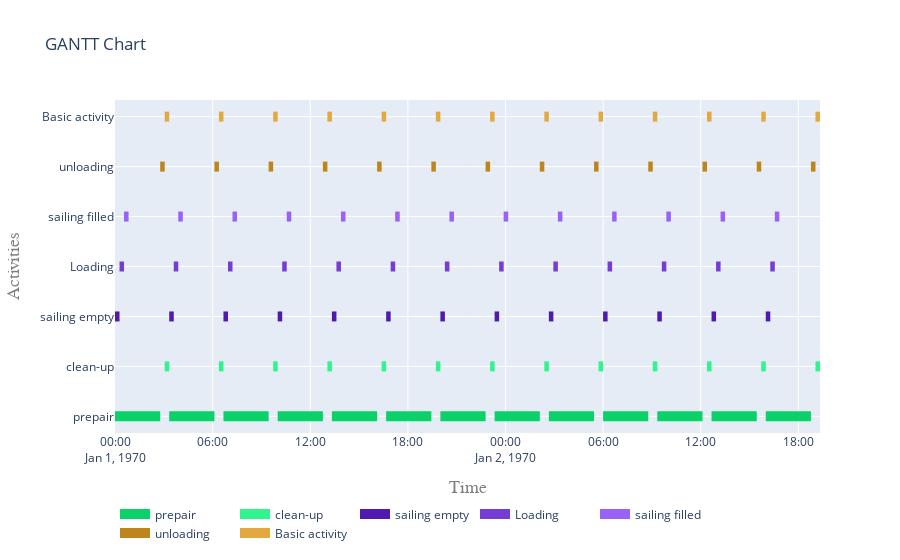

Source (notebook cell):
### Markdown cell above
Note the cleanup and pre-pair activities before and after the unloading activity.

### Code cell
plot.get_gantt_chart([*sub_processes_helper, *sub_processes_main])

### Figure 1 — Plotly figure (JSON) as saved in the notebook; plotly's stock layout.template omitted (floating-point values rounded to 4 significant figures)
{"data": [{"connectgaps": false, "hoverinfo": "y+name", "line": {"color": "rgb(10,209,104)", "width": 10}, "mode": "lines", "name": "prepair", "type": "scatter", "x": ["1970-01-01T00:00:00", "1970-01-01T00:00:00", "1970-01-01T02:46:40", "1970-01-01T02:46:40", "1970-01-01T02:46:40", "1970-01-01T03:20:00", "1970-01-01T03:20:00", "1970-01-01T06:06:40", "1970-01-01T06:06:40", "1970-01-01T06:06:40", "1970-01-01T06:40:00", "1970-01-01T06:40:00", "1970-01-01T09:26:40", "1970-01-01T09:26:40", "1970-01-01T09:26:40", "1970-01-01T10:00:00", "1970-01-01T10:00:00", "1970-01-01T12:46:40", "1970-01-01T12:46:40", "1970-01-01T12:46:40", "1970-01-01T13:20:00", "1970-01-01T13:20:00", "1970-01-01T16:06:40", "1970-01-01T16:06:40", "1970-01-01T16:06:40", "1970-01-01T16:40:00", "1970-01-01T16:40:00", "1970-01-01T19:26:40", "1970-01-01T19:26:40", "1970-01-01T19:26:40", "1970-01-01T20:00:00", "1970-01-01T20:00:00", "1970-01-01T22:46:40", "1970-01-01T22:46:40", "1970-01-01T22:46:40", "1970-01-01T23:20:00", "1970-01-01T23:20:00", "1970-01-02T02:06:40", "1970-01-02T02:06:40", "1970-01-02T02:06:40", "1970-01-02T02:40:00", "1970-01-02T02:40:00", "1970-01-02T05:26:40", "1970-01-02T05:26:40", "1970-01-02T05:26:40", "1970-01-02T06:00:00", "1970-01-02T06:00:00", "1970-01-02T08:46:40", "1970-01-02T08:46:40", "1970-01-02T08:46:40", "1970-01-02T09:20:00", "1970-01-02T09:20:00", "1970-01-02T12:06:40", "1970-01-02T12:06:40", "1970-01-02T12:06:40", "1970-01-02T12:40:00", "1970-01-02T12:40:00", "1970-01-02T15:26:40", "1970-01-02T15:26:40", "1970-01-02T15:26:40", "1970-01-02T16:00:00", "1970-01-02T16:00:00", "1970-01-02T18:46:40", "1970-01-02T18:46:40", "1970-01-02T18:46:40"], "y": ["prepair", "prepair", "prepair", "prepair", null, "prepair", "prepair", "prepair", "prepair", null, "prepair", "prepair", "prepair", "prepair", null, "prepair", "prepair", "prepair", "prepair", null, "prepair", "prepair", "prepair", "prepair", null, "prepair", "prepair", "prepair", "prepair", null, "prepair", "prepair", "prepair", "prepair", null, "prepair", "prepair", "prepair", "prepair", null, "prepair", "prepair", "prepair", "prepair", null, "prepair", "prepair", "prepair", "prepair", null, "prepair", "prepair", "prepair", "prepair", null, "prepair", "prepair", "prepair", "prepair", null, "prepair", "prepair", "prepair", "prepair", null]}, {"connectgaps": false, "hoverinfo": "y+name", "line": {"color": "rgb(46,245,140)", "width": 10}, "mode": "lines", "name": "clean-up", "type": "scatter", "x": ["1970-01-01T03:03:20", "1970-01-01T03:03:20", "1970-01-01T03:20:00", "1970-01-01T03:20:00", "1970-01-01T03:20:00", "1970-01-01T06:23:20", "1970-01-01T06:23:20", "1970-01-01T06:40:00", "1970-01-01T06:40:00", "1970-01-01T06:40:00", "1970-01-01T09:43:20", "1970-01-01T09:43:20", "1970-01-01T10:00:00", "1970-01-01T10:00:00", "1970-01-01T10:00:00", "1970-01-01T13:03:20", "1970-01-01T13:03:20", "1970-01-01T13:20:00", "1970-01-01T13:20:00", "1970-01-01T13:20:00", "1970-01-01T16:23:20", "1970-01-01T16:23:20", "1970-01-01T16:40:00", "1970-01-01T16:40:00", "1970-01-01T16:40:00", "1970-01-01T19:43:20", "1970-01-01T19:43:20", "1970-01-01T20:00:00", "1970-01-01T20:00:00", "1970-01-01T20:00:00", "1970-01-01T23:03:20", "1970-01-01T23:03:20", "1970-01-01T23:20:00", "1970-01-01T23:20:00", "1970-01-01T23:20:00", "1970-01-02T02:23:20", "1970-01-02T02:23:20", "1970-01-02T02:40:00", "1970-01-02T02:40:00", "1970-01-02T02:40:00", "1970-01-02T05:43:20", "1970-01-02T05:43:20", "1970-01-02T06:00:00", "1970-01-02T06:00:00", "1970-01-02T06:00:00", "1970-01-02T09:03:20", "1970-01-02T09:03:20", "1970-01-02T09:20:00", "1970-01-02T09:20:00", "1970-01-02T09:20:00", "1970-01-02T12:23:20", "1970-01-02T12:23:20", "1970-01-02T12:40:00", "1970-01-02T12:40:00", "1970-01-02T12:40:00", "1970-01-02T15:43:20", "1970-01-02T15:43:20", "1970-01-02T16:00:00", "1970-01-02T16:00:00", "1970-01-02T16:00:00", "1970-01-02T19:03:20", "1970-01-02T19:03:20", "1970-01-02T19:20:00", "1970-01-02T19:20:00", "1970-01-02T19:20:00"], "y": ["clean-up", "clean-up", "clean-up", "clean-up", null, "clean-up", "clean-up", "clean-up", "clean-up", null, "clean-up", "clean-up", "clean-up", "clean-up", null, "clean-up", "clean-up", "clean-up", "clean-up", null, "clean-up", "clean-up", "clean-up", "clean-up", null, "clean-up", "clean-up", "clean-up", "clean-up", null, "clean-up", "clean-up", "clean-up", "clean-up", null, "clean-up", "clean-up", "clean-up", "clean-up", null, "clean-up", "clean-up", "clean-up", "clean-up", null, "clean-up", "clean-up", "clean-up", "clean-up", null, "clean-up", "clean-up", "clean-up", "clean-up", null, "clean-up", "clean-up", "clean-up", "clean-up", null, "clean-up", "clean-up", "clean-up", "clean-up", null]}, {"connectgaps": false, "hoverinfo": "y+name", "line": {"color": "rgb(82,25,176)", "width": 10}, "mode": "lines", "name": "sailing empty", "type": "scatter", "x": ["1970-01-01T00:00:00", "1970-01-01T00:00:00", "1970-01-01T00:16:40", "1970-01-01T00:16:40", "1970-01-01T00:16:40", "1970-01-01T03:20:00", "1970-01-01T03:20:00", "1970-01-01T03:36:40", "1970-01-01T03:36:40", "1970-01-01T03:36:40", "1970-01-01T06:40:00", "1970-01-01T06:40:00", "1970-01-01T06:56:40", "1970-01-01T06:56:40", "1970-01-01T06:56:40", "1970-01-01T10:00:00", "1970-01-01T10:00:00", "1970-01-01T10:16:40", "1970-01-01T10:16:40", "1970-01-01T10:16:40", "1970-01-01T13:20:00", "1970-01-01T13:20:00", "1970-01-01T13:36:40", "1970-01-01T13:36:40", "1970-01-01T13:36:40", "1970-01-01T16:40:00", "1970-01-01T16:40:00", "1970-01-01T16:56:40", "1970-01-01T16:56:40", "1970-01-01T16:56:40", "1970-01-01T20:00:00", "1970-01-01T20:00:00", "1970-01-01T20:16:40", "1970-01-01T20:16:40", "1970-01-01T20:16:40", "1970-01-01T23:20:00", "1970-01-01T23:20:00", "1970-01-01T23:36:40", "1970-01-01T23:36:40", "1970-01-01T23:36:40", "1970-01-02T02:40:00", "1970-01-02T02:40:00", "1970-01-02T02:56:40", "1970-01-02T02:56:40", "1970-01-02T02:56:40", "1970-01-02T06:00:00", "1970-01-02T06:00:00", "1970-01-02T06:16:40", "1970-01-02T06:16:40", "1970-01-02T06:16:40", "1970-01-02T09:20:00", "1970-01-02T09:20:00", "1970-01-02T09:36:40", "1970-01-02T09:36:40", "1970-01-02T09:36:40", "1970-01-02T12:40:00", "1970-01-02T12:40:00", "1970-01-02T12:56:40", "1970-01-02T12:56:40", "1970-01-02T12:56:40", "1970-01-02T16:00:00", "1970-01-02T16:00:00", "1970-01-02T16:16:40", "1970-01-02T16:16:40", "1970-01-02T16:16:40"], "y": ["sailing empty", "sailing empty", "sailing empty", "sailing empty", null, "sailing empty", "sailing empty", "sailing empty", "sailing empty", null, "sailing empty", "sailing empty", "sailing empty", "sailing empty", null, "sailing empty", "sailing empty", "sailing empty", "sailing empty", null, "sailing empty", "sailing empty", "sailing empty", "sailing empty", null, "sailing empty", "sailing empty", "sailing empty", "sailing empty", null, "sailing empty", "sailing empty", "sailing empty", "sailing empty", null, "sailing empty", "sailing empty", "sailing empty", "sailing empty", null, "sailing empty", "sailing empty", "sailing empty", "sailing empty", null, "sailing empty", "sailing empty", "sailing empty", "sailing empty", null, "sailing empty", "sailing empty", "sailing empty", "sailing empty", null, "sailing empty", "sailing empty", "sailing empty", "sailing empty", null, "sailing empty", "sailing empty", "sailing empty", "sailing empty", null]}, {"connectgaps": false, "hoverinfo": "y+name", "line": {"color": "rgb(118,61,212)", "width": 10}, "mode": "lines", "name": "Loading", "type": "scatter", "x": ["1970-01-01T00:16:40", "1970-01-01T00:16:40", "1970-01-01T00:33:20", "1970-01-01T00:33:20", "1970-01-01T00:33:20", "1970-01-01T03:36:40", "1970-01-01T03:36:40", "1970-01-01T03:53:20", "1970-01-01T03:53:20", "1970-01-01T03:53:20", "1970-01-01T06:56:40", "1970-01-01T06:56:40", "1970-01-01T07:13:20", "1970-01-01T07:13:20", "1970-01-01T07:13:20", "1970-01-01T10:16:40", "1970-01-01T10:16:40", "1970-01-01T10:33:20", "1970-01-01T10:33:20", "1970-01-01T10:33:20", "1970-01-01T13:36:40", "1970-01-01T13:36:40", "1970-01-01T13:53:20", "1970-01-01T13:53:20", "1970-01-01T13:53:20", "1970-01-01T16:56:40", "1970-01-01T16:56:40", "1970-01-01T17:13:20", "1970-01-01T17:13:20", "1970-01-01T17:13:20", "1970-01-01T20:16:40", "1970-01-01T20:16:40", "1970-01-01T20:33:20", "1970-01-01T20:33:20", "1970-01-01T20:33:20", "1970-01-01T23:36:40", "1970-01-01T23:36:40", "1970-01-01T23:53:20", "1970-01-01T23:53:20", "1970-01-01T23:53:20", "1970-01-02T02:56:40", "1970-01-02T02:56:40", "1970-01-02T03:13:20", "1970-01-02T03:13:20", "1970-01-02T03:13:20", "1970-01-02T06:16:40", "1970-01-02T06:16:40", "1970-01-02T06:33:20", "1970-01-02T06:33:20", "1970-01-02T06:33:20", "1970-01-02T09:36:40", "1970-01-02T09:36:40", "1970-01-02T09:53:20", "1970-01-02T09:53:20", "1970-01-02T09:53:20", "1970-01-02T12:56:40", "1970-01-02T12:56:40", "1970-01-02T13:13:20", "1970-01-02T13:13:20", "1970-01-02T13:13:20", "1970-01-02T16:16:40", "1970-01-02T16:16:40", "1970-01-02T16:33:20", "1970-01-02T16:33:20", "1970-01-02T16:33:20"], "y": ["Loading", "Loading", "Loading", "Loading", null, "Loading", "Loading", "Loading", "Loading", null, "Loading", "Loading", "Loading", "Loading", null, "Loading", "Loading", "Loading", "Loading", null, "Loading", "Loading", "Loading", "Loading", null, "Loading", "Loading", "Loading", "Loading", null, "Loading", "Loading", "Loading", "Loading", null, "Loading", "Loading", "Loading", "Loading", null, "Loading", "Loading", "Loading", "Loading", null, "Loading", "Loading", "Loading", "Loading", null, "Loading", "Loading", "Loading", "Loading", null, "Loading", "Loading", "Loading", "Loading", null, "Loading", "Loading", "Loading", "Loading", null]}, {"connectgaps": false, "hoverinfo": "y+name", "line": {"color": "rgb(154,97,248)", "width": 10}, "mode": "lines", "name": "sailing filled", "type": "scatter", "x": ["1970-01-01T00:33:20", "1970-01-01T00:33:20", "1970-01-01T00:50:00", "1970-01-01T00:50:00", "1970-01-01T00:50:00", "1970-01-01T03:53:20", "1970-01-01T03:53:20", "1970-01-01T04:10:00", "1970-01-01T04:10:00", "1970-01-01T04:10:00", "1970-01-01T07:13:20", "1970-01-01T07:13:20", "1970-01-01T07:30:00", "1970-01-01T07:30:00", "1970-01-01T07:30:00", "1970-01-01T10:33:20", "1970-01-01T10:33:20", "1970-01-01T10:50:00", "1970-01-01T10:50:00", "1970-01-01T10:50:00", "1970-01-01T13:53:20", "1970-01-01T13:53:20", "1970-01-01T14:10:00", "1970-01-01T14:10:00", "1970-01-01T14:10:00", "1970-01-01T17:13:20", "1970-01-01T17:13:20", "1970-01-01T17:30:00", "1970-01-01T17:30:00", "1970-01-01T17:30:00", "1970-01-01T20:33:20", "1970-01-01T20:33:20", "1970-01-01T20:50:00", "1970-01-01T20:50:00", "1970-01-01T20:50:00", "1970-01-01T23:53:20", "1970-01-01T23:53:20", "1970-01-02T00:10:00", "1970-01-02T00:10:00", "1970-01-02T00:10:00", "1970-01-02T03:13:20", "1970-01-02T03:13:20", "1970-01-02T03:30:00", "1970-01-02T03:30:00", "1970-01-02T03:30:00", "1970-01-02T06:33:20", "1970-01-02T06:33:20", "1970-01-02T06:50:00", "1970-01-02T06:50:00", "1970-01-02T06:50:00", "1970-01-02T09:53:20", "1970-01-02T09:53:20", "1970-01-02T10:10:00", "1970-01-02T10:10:00", "1970-01-02T10:10:00", "1970-01-02T13:13:20", "1970-01-02T13:13:20", "1970-01-02T13:30:00", "1970-01-02T13:30:00", "1970-01-02T13:30:00", "1970-01-02T16:33:20", "1970-01-02T16:33:20", "1970-01-02T16:50:00", "1970-01-02T16:50:00", "1970-01-02T16:50:00"], "y": ["sailing filled", "sailing filled", "sailing filled", "sailing filled", null, "sailing filled", "sailing filled", "sailing filled", "sailing filled", null, "sailing filled", "sailing filled", "sailing filled", "sailing filled", null, "sailing filled", "sailing filled", "sailing filled", "sailing filled", null, "sailing filled", "sailing filled", "sailing filled", "sailing filled", null, "sailing filled", "sailing filled", "sailing filled", "sailing filled", null, "sailing filled", "sailing filled", "sailing filled", "sailing filled", null, "sailing filled", "sailing filled", "sailing filled", "sailing filled", null, "sailing filled", "sailing filled", "sailing filled", "sailing filled", null, "sailing filled", "sailing filled", "sailing filled", "sailing filled", null, "sailing filled", "sailing filled", "sailing filled", "sailing filled", null, "sailing filled", "sailing filled", "sailing filled", "sailing filled", null, "sailing filled", "sailing filled", "sailing filled", "sailing filled", null]}, {"connectgaps": false, "hoverinfo": "y+name", "line": {"color": "rgb(190,133,28)", "width": 10}, "mode": "lines", "name": "unloading", "type": "scatter", "x": ["1970-01-01T02:46:40", "1970-01-01T02:46:40", "1970-01-01T03:03:20", "1970-01-01T03:03:20", "1970-01-01T03:03:20", "1970-01-01T06:06:40", "1970-01-01T06:06:40", "1970-01-01T06:23:20", "1970-01-01T06:23:20", "1970-01-01T06:23:20", "1970-01-01T09:26:40", "1970-01-01T09:26:40", "1970-01-01T09:43:20", "1970-01-01T09:43:20", "1970-01-01T09:43:20", "1970-01-01T12:46:40", "1970-01-01T12:46:40", "1970-01-01T13:03:20", "1970-01-01T13:03:20", "1970-01-01T13:03:20", "1970-01-01T16:06:40", "1970-01-01T16:06:40", "1970-01-01T16:23:20", "1970-01-01T16:23:20", "1970-01-01T16:23:20", "1970-01-01T19:26:40", "1970-01-01T19:26:40", "1970-01-01T19:43:20", "1970-01-01T19:43:20", "1970-01-01T19:43:20", "1970-01-01T22:46:40", "1970-01-01T22:46:40", "1970-01-01T23:03:20", "1970-01-01T23:03:20", "1970-01-01T23:03:20", "1970-01-02T02:06:40", "1970-01-02T02:06:40", "1970-01-02T02:23:20", "1970-01-02T02:23:20", "1970-01-02T02:23:20", "1970-01-02T05:26:40", "1970-01-02T05:26:40", "1970-01-02T05:43:20", "1970-01-02T05:43:20", "1970-01-02T05:43:20", "1970-01-02T08:46:40", "1970-01-02T08:46:40", "1970-01-02T09:03:20", "1970-01-02T09:03:20", "1970-01-02T09:03:20", "1970-01-02T12:06:40", "1970-01-02T12:06:40", "1970-01-02T12:23:20", "1970-01-02T12:23:20", "1970-01-02T12:23:20", "1970-01-02T15:26:40", "1970-01-02T15:26:40", "1970-01-02T15:43:20", "1970-01-02T15:43:20", "1970-01-02T15:43:20", "1970-01-02T18:46:40", "1970-01-02T18:46:40", "1970-01-02T19:03:20", "1970-01-02T19:03:20", "1970-01-02T19:03:20"], "y": ["unloading", "unloading", "unloading", "unloading", null, "unloading", "unloading", "unloading", "unloading", null, "unloading", "unloading", "unloading", "unloading", null, "unloading", "unloading", "unloading", "unloading", null, "unloading", "unloading", "unloading", "unloading", null, "unloading", "unloading", "unloading", "unloading", null, "unloading", "unloading", "unloading", "unloading", null, "unloading", "unloading", "unloading", "unloading", null, "unloading", "unloading", "unloading", "unloading", null, "unloading", "unloading", "unloading", "unloading", null, "unloading", "unloading", "unloading", "unloading", null, "unloading", "unloading", "unloading", "unloading", null, "unloading", "unloading", "unloading", "unloading", null]}, {"connectgaps": false, "hoverinfo": "y+name", "line": {"color": "rgb(226,169,64)", "width": 10}, "mode": "lines", "name": "Basic activity", "type": "scatter", "x": ["1970-01-01T03:03:20", "1970-01-01T03:03:20", "1970-01-01T03:20:00", "1970-01-01T03:20:00", "1970-01-01T03:20:00", "1970-01-01T06:23:20", "1970-01-01T06:23:20", "1970-01-01T06:40:00", "1970-01-01T06:40:00", "1970-01-01T06:40:00", "1970-01-01T09:43:20", "1970-01-01T09:43:20", "1970-01-01T10:00:00", "1970-01-01T10:00:00", "1970-01-01T10:00:00", "1970-01-01T13:03:20", "1970-01-01T13:03:20", "1970-01-01T13:20:00", "1970-01-01T13:20:00", "1970-01-01T13:20:00", "1970-01-01T16:23:20", "1970-01-01T16:23:20", "1970-01-01T16:40:00", "1970-01-01T16:40:00", "1970-01-01T16:40:00", "1970-01-01T19:43:20", "1970-01-01T19:43:20", "1970-01-01T20:00:00", "1970-01-01T20:00:00", "1970-01-01T20:00:00", "1970-01-01T23:03:20", "1970-01-01T23:03:20", "1970-01-01T23:20:00", "1970-01-01T23:20:00", "1970-01-01T23:20:00", "1970-01-02T02:23:20", "1970-01-02T02:23:20", "1970-01-02T02:40:00", "1970-01-02T02:40:00", "1970-01-02T02:40:00", "1970-01-02T05:43:20", "1970-01-02T05:43:20", "1970-01-02T06:00:00", "1970-01-02T06:00:00", "1970-01-02T06:00:00", "1970-01-02T09:03:20", "1970-01-02T09:03:20", "1970-01-02T09:20:00", "1970-01-02T09:20:00", "1970-01-02T09:20:00", "1970-01-02T12:23:20", "1970-01-02T12:23:20", "1970-01-02T12:40:00", "1970-01-02T12:40:00", "1970-01-02T12:40:00", "1970-01-02T15:43:20", "1970-01-02T15:43:20", "1970-01-02T16:00:00", "1970-01-02T16:00:00", "1970-01-02T16:00:00", "1970-01-02T19:03:20", "1970-01-02T19:03:20", "1970-01-02T19:20:00", "1970-01-02T19:20:00", "1970-01-02T19:20:00"], "y": ["Basic activity", "Basic activity", "Basic activity", "Basic activity", null, "Basic activity", "Basic activity", "Basic activity", "Basic activity", null, "Basic activity", "Basic activity", "Basic activity", "Basic activity", null, "Basic activity", "Basic activity", "Basic activity", "Basic activity", null, "Basic activity", "Basic activity", "Basic activity", "Basic activity", null, "Basic activity", "Basic activity", "Basic activity", "Basic activity", null, "Basic activity", "Basic activity", "Basic activity", "Basic activity", null, "Basic activity", "Basic activity", "Basic activity", "Basic activity", null, "Basic activity", "Basic activity", "Basic activity", "Basic activity", null, "Basic activity", "Basic activity", "Basic activity", "Basic activity", null, "Basic activity", "Basic activity", "Basic activity", "Basic activity", null, "Basic activity", "Basic activity", "Basic activity", "Basic activity", null, "Basic activity", "Basic activity", "Basic activity", "Basic activity", null]}], "layout": {"hovermode": "closest", "legend": {"orientation": "h", "x": 0, "y": -0.2}, "title": {"text": "GANTT Chart"}, "xaxis": {"range": ["1970-01-01T00:00:00", "1970-01-02T19:20:00"], "title": {"font": {"color": "#7f7f7f", "family": "Courier New, monospace", "size": 18}, "text": "Time"}}, "yaxis": {"title": {"font": {"color": "#7f7f7f", "family": "Courier New, monospace", "size": 18}, "text": "Activities"}}}}
